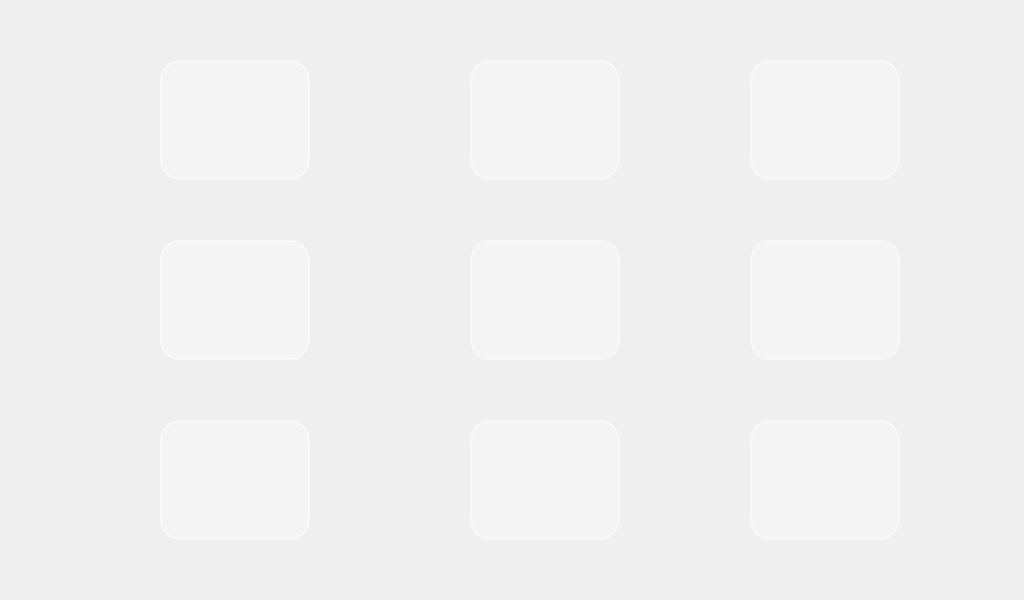
<?xml version="1.0" encoding="UTF-8"?>
<ui version="4.0">
 <class>MainWindow</class>
 <widget class="QMainWindow" name="MainWindow">
  <property name="geometry">
   <rect>
    <x>0</x>
    <y>0</y>
    <width>1024</width>
    <height>600</height>
   </rect>
  </property>
  <property name="windowTitle">
   <string>MainWindow</string>
  </property>
  <widget class="QWidget" name="centralwidget">
   <widget class="QStackedWidget" name="stackedWidget">
    <property name="geometry">
     <rect>
      <x>0</x>
      <y>0</y>
      <width>1024</width>
      <height>600</height>
     </rect>
    </property>
    <property name="styleSheet">
     <string notr="true">QStackedWidget {
    background: transparent;
}

QWidget {
    background: transparent;
}</string>
    </property>
    <property name="currentIndex">
     <number>0</number>
    </property>
    <widget class="QWidget" name="homePage">
     <widget class="QPushButton" name="pushButton_3">
      <property name="geometry">
       <rect>
        <x>160</x>
        <y>60</y>
        <width>150</width>
        <height>120</height>
       </rect>
      </property>
      <property name="styleSheet">
       <string notr="true">QPushButton {
    background-color: rgba(255,255,255,80);
    border: 2px solid rgba(255,255,255,120);
    border-radius: 20px;
    padding: 10px;
}

QPushButton:hover {
    background-color: rgba(255,255,255,120);
}

QPushButton:pressed {
    background-color: rgba(0,120,255,180);
    border: 2px solid rgb(0,120,255);
    padding-left: 3px;
    padding-top: 3px;
}</string>
      </property>
      <property name="text">
       <string/>
      </property>
      <property name="icon">
       <iconset>
        <normalon>:/icon/assets/icon/replace_icon.png</normalon>
       </iconset>
      </property>
      <property name="iconSize">
       <size>
        <width>100</width>
        <height>100</height>
       </size>
      </property>
      <property name="flat">
       <bool>false</bool>
      </property>
     </widget>
     <widget class="QPushButton" name="pushButton_4">
      <property name="geometry">
       <rect>
        <x>160</x>
        <y>240</y>
        <width>150</width>
        <height>120</height>
       </rect>
      </property>
      <property name="styleSheet">
       <string notr="true">QPushButton {
    background-color: rgba(255,255,255,80);
    border: 2px solid rgba(255,255,255,120);
    border-radius: 20px;
    padding: 10px;
}

QPushButton:hover {
    background-color: rgba(255,255,255,120);
}

QPushButton:pressed {
    background-color: rgba(0,120,255,180);
    border: 2px solid rgb(0,120,255);
    padding-left: 3px;
    padding-top: 3px;
}</string>
      </property>
      <property name="text">
       <string/>
      </property>
      <property name="icon">
       <iconset>
        <normalon>:/icon/assets/icon/exchange_oil.png</normalon>
       </iconset>
      </property>
      <property name="iconSize">
       <size>
        <width>100</width>
        <height>100</height>
       </size>
      </property>
      <property name="flat">
       <bool>false</bool>
      </property>
     </widget>
     <widget class="QPushButton" name="pushButton_5">
      <property name="geometry">
       <rect>
        <x>160</x>
        <y>420</y>
        <width>150</width>
        <height>120</height>
       </rect>
      </property>
      <property name="styleSheet">
       <string notr="true">QPushButton {
    background-color: rgba(255,255,255,80);
    border: 2px solid rgba(255,255,255,120);
    border-radius: 20px;
    padding: 10px;
}

QPushButton:hover {
    background-color: rgba(255,255,255,120);
}

QPushButton:pressed {
    background-color: rgba(0,120,255,180);
    border: 2px solid rgb(0,120,255);
    padding-left: 3px;
    padding-top: 3px;
}</string>
      </property>
      <property name="text">
       <string/>
      </property>
      <property name="icon">
       <iconset>
        <normalon>:/icon/assets/icon/leak_oil.png</normalon>
       </iconset>
      </property>
      <property name="iconSize">
       <size>
        <width>100</width>
        <height>100</height>
       </size>
      </property>
      <property name="flat">
       <bool>false</bool>
      </property>
     </widget>
     <widget class="QPushButton" name="pushButton_6">
      <property name="geometry">
       <rect>
        <x>470</x>
        <y>60</y>
        <width>150</width>
        <height>120</height>
       </rect>
      </property>
      <property name="styleSheet">
       <string notr="true">QPushButton {
    background-color: rgba(255,255,255,80);
    border: 2px solid rgba(255,255,255,120);
    border-radius: 20px;
    padding: 10px;
}

QPushButton:hover {
    background-color: rgba(255,255,255,120);
}

QPushButton:pressed {
    background-color: rgba(0,120,255,180);
    border: 2px solid rgb(0,120,255);
    padding-left: 3px;
    padding-top: 3px;
}</string>
      </property>
      <property name="text">
       <string/>
      </property>
      <property name="icon">
       <iconset>
        <normalon>:/icon/assets/icon/heating_icon.png</normalon>
       </iconset>
      </property>
      <property name="iconSize">
       <size>
        <width>100</width>
        <height>100</height>
       </size>
      </property>
      <property name="flat">
       <bool>false</bool>
      </property>
     </widget>
     <widget class="QPushButton" name="pushButton_7">
      <property name="geometry">
       <rect>
        <x>470</x>
        <y>420</y>
        <width>150</width>
        <height>120</height>
       </rect>
      </property>
      <property name="styleSheet">
       <string notr="true">QPushButton {
    background-color: rgba(255,255,255,80);
    border: 2px solid rgba(255,255,255,120);
    border-radius: 20px;
    padding: 10px;
}

QPushButton:hover {
    background-color: rgba(255,255,255,120);
}

QPushButton:pressed {
    background-color: rgba(0,120,255,180);
    border: 2px solid rgb(0,120,255);
    padding-left: 3px;
    padding-top: 3px;
}</string>
      </property>
      <property name="text">
       <string/>
      </property>
      <property name="icon">
       <iconset>
        <normalon>:/icon/assets/icon/print_icon.png</normalon>
       </iconset>
      </property>
      <property name="iconSize">
       <size>
        <width>100</width>
        <height>100</height>
       </size>
      </property>
      <property name="flat">
       <bool>false</bool>
      </property>
     </widget>
     <widget class="QPushButton" name="pushButton_8">
      <property name="geometry">
       <rect>
        <x>470</x>
        <y>240</y>
        <width>150</width>
        <height>120</height>
       </rect>
      </property>
      <property name="styleSheet">
       <string notr="true">QPushButton {
    background-color: rgba(255,255,255,80);
    border: 2px solid rgba(255,255,255,120);
    border-radius: 20px;
    padding: 10px;
}

QPushButton:hover {
    background-color: rgba(255,255,255,120);
}

QPushButton:pressed {
    background-color: rgba(0,120,255,180);
    border: 2px solid rgb(0,120,255);
    padding-left: 3px;
    padding-top: 3px;
}</string>
      </property>
      <property name="text">
       <string/>
      </property>
      <property name="icon">
       <iconset>
        <normalon>:/icon/assets/icon/add_oil.png</normalon>
       </iconset>
      </property>
      <property name="iconSize">
       <size>
        <width>100</width>
        <height>100</height>
       </size>
      </property>
      <property name="flat">
       <bool>false</bool>
      </property>
     </widget>
     <widget class="QPushButton" name="pushButton_9">
      <property name="geometry">
       <rect>
        <x>750</x>
        <y>60</y>
        <width>150</width>
        <height>120</height>
       </rect>
      </property>
      <property name="styleSheet">
       <string notr="true">QPushButton {
    background-color: rgba(255,255,255,80);
    border: 2px solid rgba(255,255,255,120);
    border-radius: 20px;
    padding: 10px;
}

QPushButton:hover {
    background-color: rgba(255,255,255,120);
}

QPushButton:pressed {
    background-color: rgba(0,120,255,180);
    border: 2px solid rgb(0,120,255);
    padding-left: 3px;
    padding-top: 3px;
}</string>
      </property>
      <property name="text">
       <string/>
      </property>
      <property name="icon">
       <iconset>
        <normalon>:/icon/assets/icon/clear_icon.png</normalon>
       </iconset>
      </property>
      <property name="iconSize">
       <size>
        <width>100</width>
        <height>100</height>
       </size>
      </property>
      <property name="flat">
       <bool>false</bool>
      </property>
     </widget>
     <widget class="QPushButton" name="setting">
      <property name="geometry">
       <rect>
        <x>750</x>
        <y>420</y>
        <width>150</width>
        <height>120</height>
       </rect>
      </property>
      <property name="styleSheet">
       <string notr="true">QPushButton {
    background-color: rgba(255,255,255,80);
    border: 2px solid rgba(255,255,255,120);
    border-radius: 20px;
    padding: 10px;
}

QPushButton:hover {
    background-color: rgba(255,255,255,120);
}

QPushButton:pressed {
    background-color: rgba(0,120,255,180);
    border: 2px solid rgb(0,120,255);
    padding-left: 3px;
    padding-top: 3px;
}</string>
      </property>
      <property name="text">
       <string/>
      </property>
      <property name="icon">
       <iconset>
        <normalon>:/icon/assets/icon/setting_icon.png</normalon>
       </iconset>
      </property>
      <property name="iconSize">
       <size>
        <width>100</width>
        <height>100</height>
       </size>
      </property>
      <property name="flat">
       <bool>false</bool>
      </property>
     </widget>
     <widget class="QPushButton" name="pushButton_11">
      <property name="geometry">
       <rect>
        <x>750</x>
        <y>240</y>
        <width>150</width>
        <height>120</height>
       </rect>
      </property>
      <property name="styleSheet">
       <string notr="true">QPushButton {
    background-color: rgba(255,255,255,80);
    border: 2px solid rgba(255,255,255,120);
    border-radius: 20px;
    padding: 10px;
}

QPushButton:hover {
    background-color: rgba(255,255,255,120);
}

QPushButton:pressed {
    background-color: rgba(0,120,255,180);
    border: 2px solid rgb(0,120,255);
    padding-left: 3px;
    padding-top: 3px;
}</string>
      </property>
      <property name="text">
       <string/>
      </property>
      <property name="icon">
       <iconset>
        <normalon>:/icon/assets/icon/oil_old.png</normalon>
       </iconset>
      </property>
      <property name="iconSize">
       <size>
        <width>100</width>
        <height>100</height>
       </size>
      </property>
      <property name="flat">
       <bool>false</bool>
      </property>
     </widget>
    </widget>
    <widget class="QWidget" name="page_2">
     <widget class="QPushButton" name="pushButton">
      <property name="geometry">
       <rect>
        <x>30</x>
        <y>30</y>
        <width>121</width>
        <height>91</height>
       </rect>
      </property>
      <property name="text">
       <string/>
      </property>
      <property name="icon">
       <iconset>
        <normalon>:/icon/assets/replace.svg</normalon>
       </iconset>
      </property>
      <property name="iconSize">
       <size>
        <width>64</width>
        <height>64</height>
       </size>
      </property>
      <property name="flat">
       <bool>false</bool>
      </property>
     </widget>
    </widget>
   </widget>
   <widget class="QLabel" name="label">
    <property name="geometry">
     <rect>
      <x>0</x>
      <y>0</y>
      <width>1024</width>
      <height>600</height>
     </rect>
    </property>
    <property name="text">
     <string/>
    </property>
    <property name="pixmap">
     <pixmap resource="resources.qrc">:/icon/assets/icon/background.png</pixmap>
    </property>
   </widget>
   <zorder>label</zorder>
   <zorder>stackedWidget</zorder>
  </widget>
 </widget>
 <resources>
  <include location="resources.qrc"/>
 </resources>
 <connections/>
</ui>
